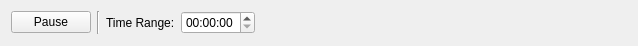
<?xml version="1.0" encoding="UTF-8"?>
<ui version="4.0">
 <class>ChartSettingsForm</class>
 <widget class="QWidget" name="ChartSettingsForm">
  <property name="geometry">
   <rect>
    <x>0</x>
    <y>0</y>
    <width>638</width>
    <height>46</height>
   </rect>
  </property>
  <property name="windowTitle">
   <string>Form</string>
  </property>
  <layout class="QGridLayout" name="gridLayout">
   <item row="0" column="0">
    <widget class="QPushButton" name="pbPause">
     <property name="text">
      <string>Pause</string>
     </property>
     <property name="checkable">
      <bool>true</bool>
     </property>
    </widget>
   </item>
   <item row="0" column="2">
    <widget class="QLabel" name="label">
     <property name="text">
      <string>Time Range:</string>
     </property>
    </widget>
   </item>
   <item row="0" column="4">
    <spacer name="horizontalSpacer">
     <property name="orientation">
      <enum>Qt::Horizontal</enum>
     </property>
     <property name="sizeHint" stdset="0">
      <size>
       <width>40</width>
       <height>20</height>
      </size>
     </property>
    </spacer>
   </item>
   <item row="0" column="3">
    <widget class="QTimeEdit" name="teTimeRange"/>
   </item>
   <item row="0" column="1">
    <widget class="Line" name="line">
     <property name="orientation">
      <enum>Qt::Vertical</enum>
     </property>
    </widget>
   </item>
  </layout>
 </widget>
 <resources/>
 <connections/>
</ui>
